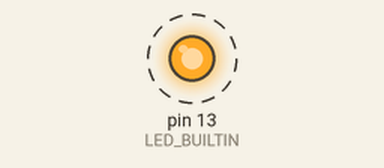
A sketch run on a simulated Arduino Uno, built with avr-gcc and run on an emulated ATmega328P. On the bench: output pins drawn as LEDs (lit = HIGH). Dashed ring = blinking.

Above: at 0.05 s.
Timing chart, 0 to 3.0 s (numbered marks = the images above):
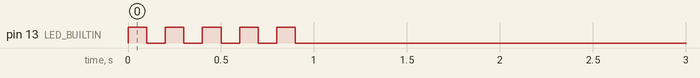

Measured:
- by itself, pin 13 (LED_BUILTIN): alternates HIGH for 0.10 s and LOW for 0.10 s, 10 changes in all, then stays LOW

The sketch:

Pump.ino.ino
````cpp
/*
  Blink, but more useful.

  This code uses an arduino as a timer to alert homeowners to switch off mater Pump on time (set to 20minutes by default).
  To change the time to alarm, vary the numerical value after ```# define timer``` [must be expressed in seconds]
  The 13th PIN has an LED connected to it by default, so we have used the same here. To the 13th Pin, a buzzer or an AC relay may be connected
  (to automate the switching off process - will require modification of code and addition of another pin for this specific process).

  Code and idea by Suvam Dey
  github.com/YedMavus

*/
# define timer 1200000
// the setup function runs once when you press reset or power the board
void setup() {
  // initialize digital pin LED_BUILTIN as an output.
  pinMode(LED_BUILTIN, OUTPUT);
}

// the loop function runs over and over again forever
void loop() {
  //long int TIME = timer * 60 * 1000;
  for(int i = 0; i<5; i++)
   {
    digitalWrite(LED_BUILTIN, HIGH);   // turn the LED on (HIGH is the voltage level)
    delay(100);                       // wait for 0.1sec
    digitalWrite(LED_BUILTIN, LOW);    // turn the LED off by making the voltage LOW
    delay(100);                       // wait for 0.1sec
   }
  digitalWrite(LED_BUILTIN, LOW);
  delay(timer); // "timer" milliseconds of delay
  // Begining of the alarm function, by continiously blinking
  while(true)
  {
     digitalWrite(LED_BUILTIN, HIGH);   // turn the LED on (HIGH is the voltage level)
    delay(500);                       // wait for 0.5 sec
    digitalWrite(LED_BUILTIN, LOW);    // turn the LED off by making the voltage LOW
    delay(500);                       // wait for 0.5 sec

  }
}
````
